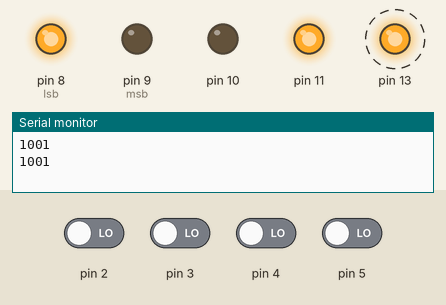
Simulated run of this sketch. Board: Arduino Uno, built with avr-gcc and run on an emulated ATmega328P. Parts: output pins drawn as LEDs (lit = HIGH), the last lines printed to the serial monitor. Dashed ring = blinking. The inputs (shaded band) are chosen by the test bench; at power-on: pin 2–5 LOW.

Above: at 4.8 s.
4.9 s: pin 2 driven HIGH
At 6.5 s:
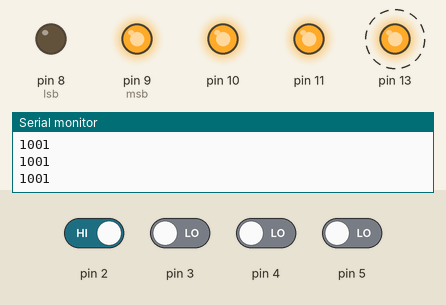
10.9 s: pin 5 driven HIGH
At 12.3 s:
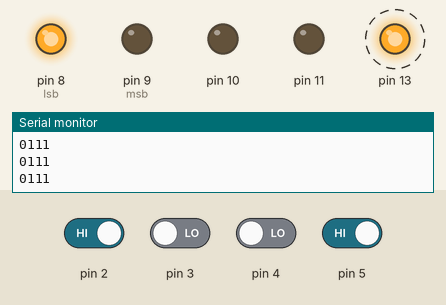
16.9 s: pin 3 driven HIGH
At 18.8 s:
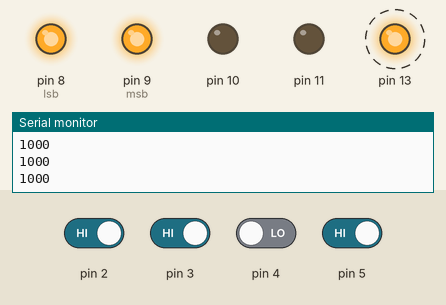
22.9 s: pin 4 driven HIGH
At 24.8 s:
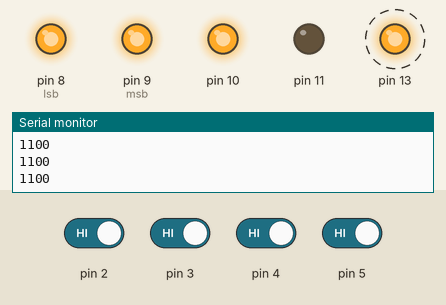
28.9 s: pin 2 driven LOW
At 30.8 s:
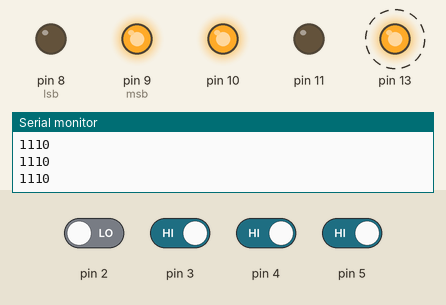
34.9 s: pin 3 driven LOW
At 36.8 s:
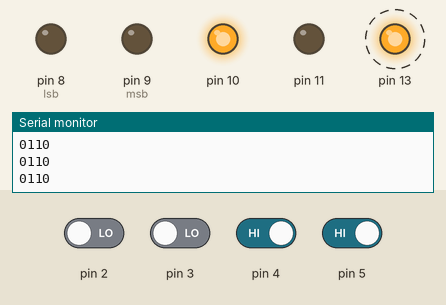
Timing chart, 0 to 41.9 s (numbered marks = the images above; inputs shaded):
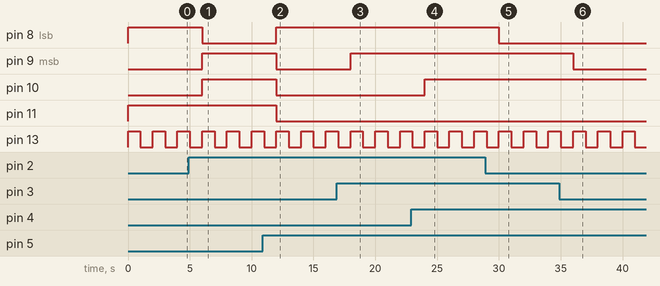

The sketch:

COUNTER.ino
```cpp
int a=0,b=0,c=0,d=0;
int w,x,y,z;
void setup() {
 // OTAsetup();
  pinMode(2,INPUT);
  pinMode(3,INPUT);
  pinMode(4,INPUT);
  pinMode(5,INPUT);
  pinMode(13,OUTPUT);
  pinMode(9,OUTPUT);//msb
  pinMode(10,OUTPUT);
  pinMode(11,OUTPUT);
  pinMode(8,OUTPUT);//lsb
  Serial.begin(9600);
}

void loop() {

  // put your main code here, to run repeatedly:
  //OTAloop();
  // delay(1000);
   digitalWrite(13,HIGH);
  a= digitalRead(2);
  b= digitalRead(3);
  c= digitalRead(4);
  d= digitalRead(5);
 // delay(1000);

  // w = (a&&(!d)) ||(b&&c&&d);
  // y = ((!a)&&(!c)&&(d))|| ((c)&&(!d));
  // x =((b)&&(!d))||(b&&(!c)&&d)||((!b)&&c&&d);
  // z = !d;   // equations for incremental decoder
w  = (!a)&&(!b)&&(!c)&&(!d) || (a&&d);
x =  (a)&&(!d)||(b&&d)||(b&&c);
y = (c&&d)||(a&&(!d))||(b&&(!c)&&(!d));
z = (!d);   // equations for decade counter
  digitalWrite(8,w);
  digitalWrite(9,x);
  digitalWrite(10,y);
  digitalWrite(11,z);
  delay(1000);
  Serial.println(String(w)+String(x)+String(y)+String(z));
  digitalWrite(13,LOW);
  delay(1000);
  // a=w;//msb
  // b=x;
  // c=y;
  // d=z;//lsb
}
```

Measured:
- after the input at 4.9 s, pin 8 (lsb): HIGH → LOW after 1.1 s; pin 9 (msb), pin 10: LOW → HIGH after 1.1 s
- after the input at 10.9 s, pin 8 (lsb): LOW → HIGH after 1.1 s; pin 9 (msb), pin 10, pin 11: HIGH → LOW after 1.1 s
- after the input at 16.9 s, pin 9 (msb): LOW → HIGH after 1.1 s
- after the input at 22.9 s, pin 10: LOW → HIGH after 1.1 s
- after the input at 28.9 s, pin 8 (lsb): HIGH → LOW after 1.1 s
- after the input at 34.9 s, pin 9 (msb): HIGH → LOW after 1.1 s
- by itself, pin 13: alternates HIGH for 1.0 s and LOW for 1.0 s
